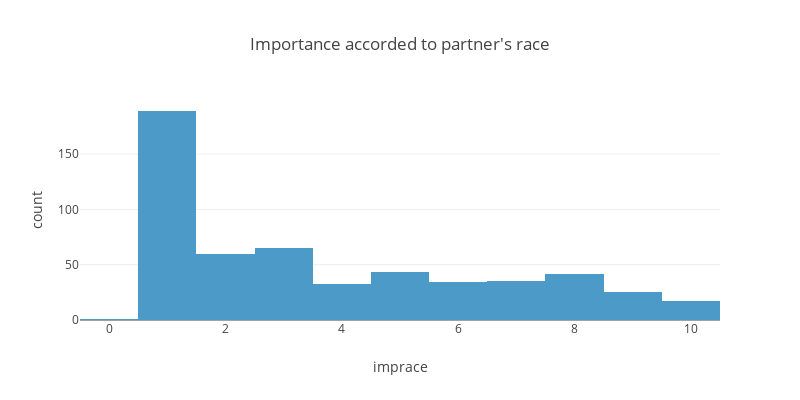

The code cell stored with this chart in its notebook:
### Markdown cell above
### ♀️♂️ Importance accorded to partner's race 

The question asked to the participants is : "How important is it to you (on a scale of 1-10) that a person you date be of the same racial/ethnic background?"

### Code cell
px.histogram(df, x='imprace', width=800, height=400, title="Importance accorded to partner's race")

### Figure 1 — Plotly figure (JSON) as saved in the notebook; plotly's stock layout.template omitted (floating-point values rounded to 4 significant figures; data arrays with more than 128 entries replaced by an {"elided": "..."} marker saying what was removed)
{"data": [{"alignmentgroup": "True", "bingroup": "x", "hovertemplate": "imprace=%{x}<br>count=%{y}<extra></extra>", "legendgroup": "", "marker": {"color": "#4B9AC7", "pattern": {"shape": ""}}, "name": "", "offsetgroup": "", "orientation": "v", "showlegend": false, "type": "histogram", "x": {"elided": "551 int values"}, "xaxis": "x", "yaxis": "y"}], "layout": {"barmode": "relative", "height": 400, "legend": {"tracegroupgap": 0}, "title": {"text": "Importance accorded to partner's race"}, "width": 800, "xaxis": {"anchor": "y", "domain": [0, 1], "title": {"text": "imprace"}}, "yaxis": {"anchor": "x", "domain": [0, 1], "title": {"text": "count"}}}}
